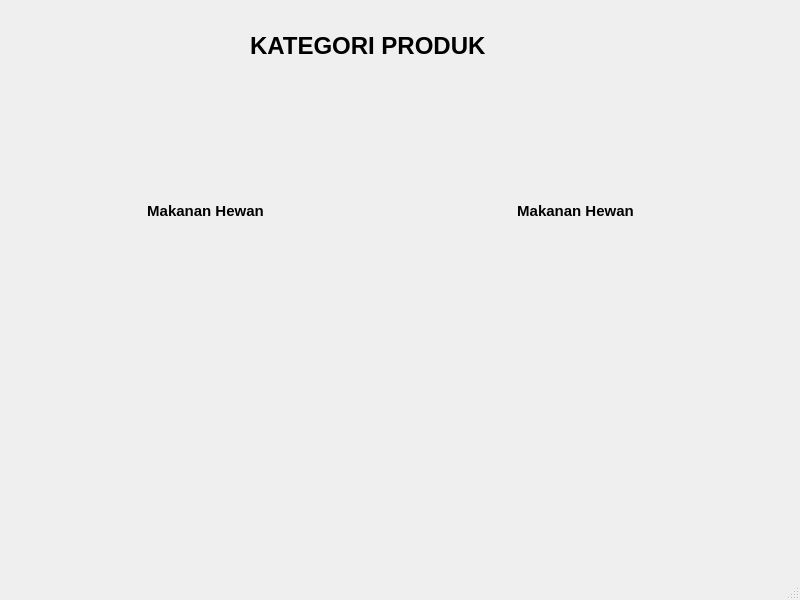
<?xml version="1.0" encoding="UTF-8"?>
<ui version="4.0">
 <class>MainWindow</class>
 <widget class="QMainWindow" name="MainWindow">
  <property name="geometry">
   <rect>
    <x>0</x>
    <y>0</y>
    <width>800</width>
    <height>600</height>
   </rect>
  </property>
  <property name="windowTitle">
   <string>MainWindow</string>
  </property>
  <widget class="QWidget" name="centralwidget">
   <widget class="QLabel" name="label">
    <property name="geometry">
     <rect>
      <x>250</x>
      <y>0</y>
      <width>321</width>
      <height>91</height>
     </rect>
    </property>
    <property name="font">
     <font>
      <pointsize>18</pointsize>
      <weight>75</weight>
      <bold>true</bold>
     </font>
    </property>
    <property name="text">
     <string>KATEGORI PRODUK</string>
    </property>
   </widget>
   <widget class="QPushButton" name="pushButton">
    <property name="geometry">
     <rect>
      <x>80</x>
      <y>160</y>
      <width>251</width>
      <height>101</height>
     </rect>
    </property>
    <property name="font">
     <font>
      <pointsize>11</pointsize>
      <weight>75</weight>
      <bold>true</bold>
     </font>
    </property>
    <property name="styleSheet">
     <string notr="true">background: qlineargradient(
    x1:0, y1:0, x2:1, y2:1,
    stop:0 #d9d9d9,
    stop:1 #bfbfbf
);
color: black;
border-radius: 8px;
</string>
    </property>
    <property name="text">
     <string>Makanan Hewan</string>
    </property>
   </widget>
   <widget class="QPushButton" name="pushButton_2">
    <property name="geometry">
     <rect>
      <x>450</x>
      <y>160</y>
      <width>251</width>
      <height>101</height>
     </rect>
    </property>
    <property name="font">
     <font>
      <pointsize>11</pointsize>
      <weight>75</weight>
      <bold>true</bold>
     </font>
    </property>
    <property name="styleSheet">
     <string notr="true">background: qlineargradient(
    x1:0, y1:0, x2:1, y2:1,
    stop:0 #d9d9d9,
    stop:1 #bfbfbf
);
color: black;
border-radius: 8px;
</string>
    </property>
    <property name="text">
     <string>Makanan Hewan</string>
    </property>
   </widget>
  </widget>
  <widget class="QMenuBar" name="menubar">
   <property name="geometry">
    <rect>
     <x>0</x>
     <y>0</y>
     <width>800</width>
     <height>26</height>
    </rect>
   </property>
  </widget>
  <widget class="QStatusBar" name="statusbar"/>
 </widget>
 <resources/>
 <connections/>
</ui>
